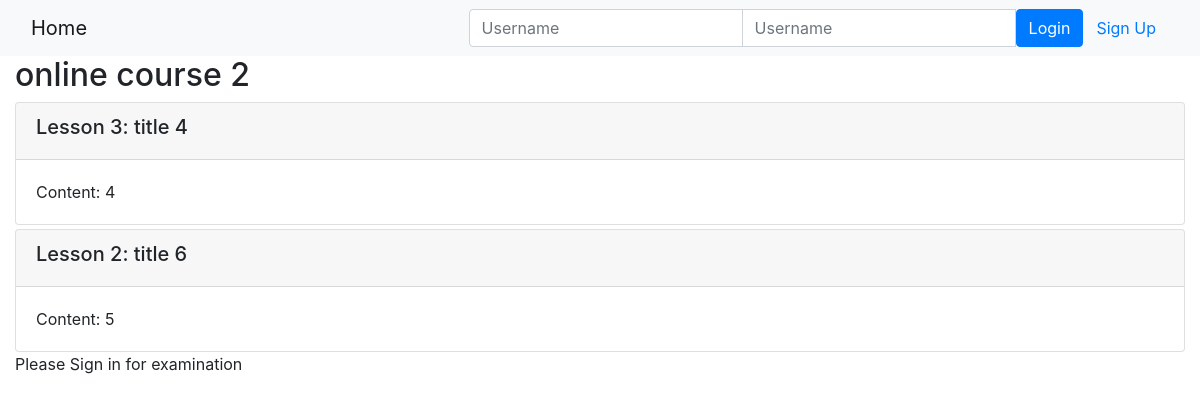
Page /onlinecourse/2/ on the earlier database version.
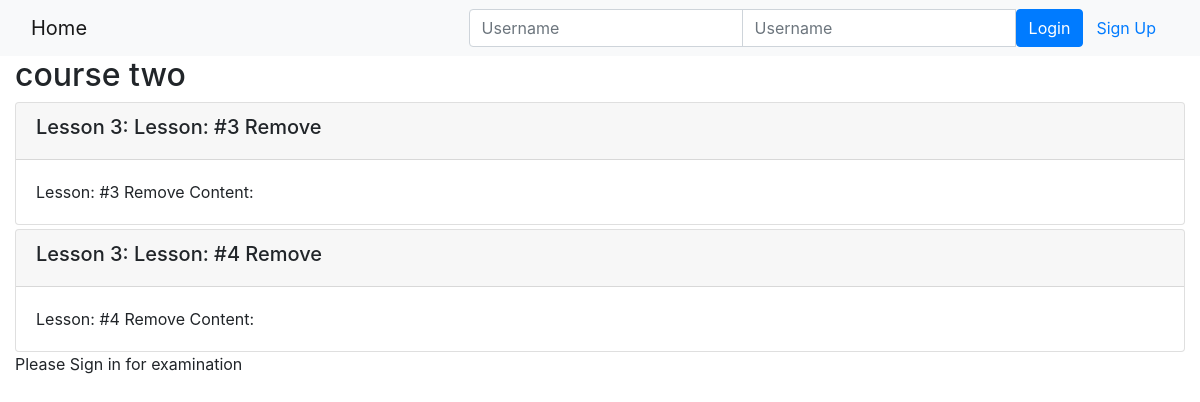
Same page on the later database version.
### onlinecourse/models.py (models this page shows, shortened)
class Course(models.Model):
    name = models.CharField(null=False, max_length=30, default='online course')
    image = models.ImageField(upload_to='course_images/')
    description = models.CharField(max_length=1000)
    pub_date = models.DateField(null=True)
    instructors = models.ManyToManyField(Instructor)
    users = models.ManyToManyField(
        settings.AUTH_USER_MODEL, through='Enrollment')
    total_enrollment = models.IntegerField(default=0)
    is_enrolled = False

class Lesson(models.Model):
    title = models.CharField(max_length=200, default="title")
    order = models.IntegerField(default=0)
    course = models.ForeignKey(Course, on_delete=models.CASCADE)
    content = models.TextField()

### onlinecourse/views.py (the view)
# urls.py: path('<int:pk>/', views.CourseDetailView.as_view(), name='course_details'),
class CourseDetailView(generic.DetailView):
    model = Course
    template_name = 'onlinecourse/course_detail_bootstrap.html'

### onlinecourse/templates/onlinecourse/course_detail_bootstrap.html (shortened to what this page needs)
<!DOCTYPE html>
<html lang="en">
<head>
     {% load static %}
    <link rel="stylesheet" href="https://maxcdn.bootstrapcdn.com/bootstrap/4.5.2/css/bootstrap.min.css">
</head>
<body>
    <nav class="navbar navbar-light bg-light">
        <div class="container-fluid">
            <div class="navbar-header">
                  <a class="navbar-brand" href="{% url 'onlinecourse:index' %}">Home</a>
            </div>
            <ul class="nav navbar-nav navbar-right">
                {% if user.is_authenticated %}
                <li>
                    <a class="btn btn-link" href="#">{{ user.first_name }}({{ user.username }})</a>
                    <a class="btn btn-link" href="{% url 'onlinecourse:logout' %}">Logout</a>
                </li>
                {% else %}
                <li>
                    <form class="form-inline" action="{% url 'onlinecourse:login' %}" method="post">
                        <div class="input-group">
                            <input type="text" class="form-control" placeholder="Username" name="username" >
                            <input type="password" class="form-control" placeholder="Username" name="psw" >
                            <button class="btn btn-primary" type="submit">Login</button>
                            <a class="btn btn-link" href="{% url 'onlinecourse:registration' %}">Sign Up</a>
                        </div>
                    </form>
                </li>
                {% endif %}
            </ul>
        </div>
    </nav>
    <div class="container-fluid">
        <h2>{{ course.name }}</h2>
        <div class="card-columns-vertical">
                {% for lesson in course.lesson_set.all %}
                    <div class="card mt-1">
                        <div class="card-header"><h5>Lesson {{lesson.order|add:1}}: {{lesson.title}}</h5></div>
                        <div class="card-body">{{lesson.content}}</div>
                    </div>
                {% endfor %}
            </div>
            {% if request.user.is_authenticated %}
            <button type="button" class="btn btn-primary btn-block" data-toggle="collapse" data-target="#exam">Start Exam</button>
            <div id="exam" class="collapse">
            <form id="questionform" action="{% url 'onlinecourse:submit' course.id %}" method="post">
                {% for question in course.question_set.all %}
                    <div class="card mt-1">
                        <div class="card-header"><h5>{{ question.question_text}}</h5></div>
                        {% csrf_token %}
                        <div class="form-group">
                            {% for choice in question.choice_set.all %}
                            <div class="form-check">
                                <label class="form-check-label">
                                    <input type="checkbox" name="choice_{{choice.id}}"
                                        class="form-check-input" id="{{choice.id}}"
                                        value="{{choice.id}}">{{ choice.content }}
                                </label>
                            </div>
                            {% endfor %}
                            </div>
                        </div>
                    {% endfor %}
                    <input class="btn btn-success btn-block" type="submit" value="Submit">
                </div>
            </form>
            {% else %}
            <div>Please Sign in for examination</div>
            {% endif %}
    </div>
</body>
</html>

Differences in the rows shown:
removed Lesson: order|add "2", title "title 6", content "Content: 5"
changed Course: name "online course 2" → "course two"
now on this page (row edited): Lesson: order|add "3", title "Lesson: #3 Remove", content "Lesson: #3 Remove Content:"
changed Lesson: title "title 4" → "Lesson: #4 Remove"; content "Content: 4" → "Lesson: #4 Remove Content:"
